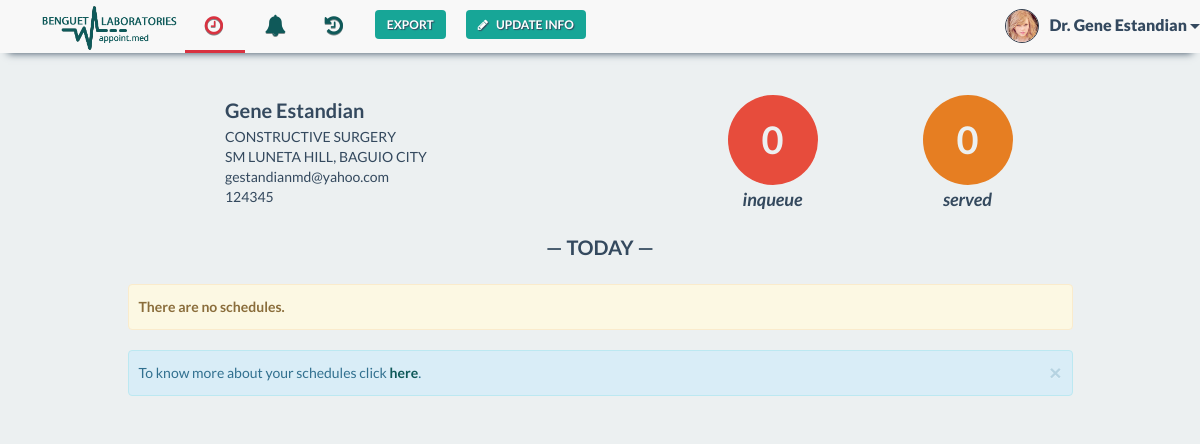
/schedules.php (signed in), run on the app's committed database.
### tables this page shows
CREATE TABLE IF NOT EXISTS `doctor` (
  `doctor_id` varchar(30) NOT NULL,
  `doctor_name` varchar(30) NOT NULL,
  `specialization` text NOT NULL,
  `doctor_status` enum('In','Out','Break') NOT NULL,
  `email` varchar(30) NOT NULL,
  `username` varchar(30) NOT NULL,
  PRIMARY KEY (`doctor_id`),
  KEY `username` (`username`)
);

CREATE TABLE IF NOT EXISTS `clinic` (
  `clinic_id` int(30) NOT NULL AUTO_INCREMENT,
  `clinic_location` varchar(200) NOT NULL,
  `clinic_name` varchar(50) NOT NULL,
  `clinic_contact` text NOT NULL,
  `doctor_id` varchar(30) NOT NULL,
  `cut_off_no` int(30) NOT NULL,
  PRIMARY KEY (`clinic_id`),
  KEY `doctor_id` (`doctor_id`)
);

### include/dc-nav-end.php (shortened to what this page needs)
            <li class="nav-button hidden-sm hidden-xs">
                <form action="export.php" method="post">
                    <input type="submit" class="btn btn-default btn-noborder green-btn" value="Export" name="submit">
                </form>
            </li>
            <li class="nav-button navbar-right">
                <button type="button" class="btn btn-default btn-noborder green-btn" data-toggle="modal" data-target=".bs-dc-edit-profile-modal-lg" data-id="'.$appointment_id.'" data-patient-id="'.$patient_id.'">
                <i class="fa fa-pencil"></i>Update Info</button>
            </li>
            </ul>
            <ul class="nav navbar-nav navbar-right signedin">
                <div class="btn-group navbar-right tooltip-left" data-tooltip="Me">
                    <button type="button" class="btn btn-default btn-lg btn-noborder dropdown-toggle" data-toggle="dropdown" aria-expanded="false">
                        <div class="signedin-photo">
                            <img class="img-responsive" src="img/profile/<?php
                            $file = "img/profile/" . $doctor_id . ".jpg";
                            if (file_exists($file)) {
                                echo $doctor_id;
                            } else {
                                echo 'profile';
                            }
                            ?>.jpg">
                        </div>
                        <?php echo 'Dr. ' . $doctor ?>
                        <span class="caret"></span>
                    </button>
                </div>
            </ul>
        </div>
    </div>
</nav>

### include/user-md.php (shortened to what this page needs)
<div class="col-md-12 col-md-4 col-md-offset-2 user-md">
    <h1><?php echo $doctor; ?><span class="online-circle"></span></h1>
    <p><?php echo $row['specialization']; ?></p>
    <p><?php echo $c_row['clinic_location']; ?></p>
    <p class="email"><?php echo $row['email']; ?></p>
    <p><?php echo $c_row['clinic_contact']; ?></p>
</div>

### css/styles.css (style rules this page uses)
* { margin: 0; padding: 0; }
body { padding-top: 50px; font-family: "Lato", Arial, sans-serif; color: #34495e; font-size: 18px; line-height: 1.72222; background-color: #35404F; }
h1, h2, h3, h4 { font-family: inherit; font-weight: 700; line-height: 1.1; color: inherit; }
.e4e8e9-bg { background: #ECF0F1 !important; }
i.fa.fa-user-md, i.fa.fa-location-arrow, i.fa.fa-phone, i.fa.fa-briefcase, i.fa.fa-calendar, i.fa.fa-pencil, i.fa.fa-power-off, i.fa.fa-comment, i.fa.fa-hand-o-right, i.fa.fa-envelope, i.fa.fa-angle-double-right, i.fa.fa-clock-o, i.fa.fa-calendar-o { padding-right: 8px; }
.nav-button.navbar-right { text-align: center; }
@media (min-width:768px) { body { padding-top: 80px; } }
@media (min-width:768px) { .nav-button { margin: 0 10px; } }
@media (min-width:768px) { .login-modal-btn, .green-btn, .blue-btn, .red-btn { margin: 0 !important; width: 100% !important; } }
.signedin { margin-left: 5px; }
.signedin button { margin: 0; padding: 9px 0; color: #34495F; font-size: 16px; font-weight: 800; line-height: 32px; }
.signedin-photo { float: left; margin: 0 10px 0 0; }
.signedin-photo img { height: 34px; width: 34px; border-radius: 50%; border: 1px solid #35404F; }
.user-md h1 { font-size: 20px; }
.user-md p { margin-top: 10px; line-height: 10px; font-size: 14px; text-transform: uppercase; }
.green-btn { background: #17A697 !important; }
.login-modal-btn, .green-btn, .blue-btn, .red-btn { margin-top: 10px !important; color: #fff !important; font-size: 12px !important; font-weight: 600 !important; text-transform: uppercase !important; text-shadow: 1px 1px 1px #34495E !important; border-radius: 4px !important; }
.btn-noborder { border: 0; background: none; }
.email { text-transform: lowercase !important; }

### css/tooltip.css (style rules this page uses)
[data-tooltip], .tooltip { position: relative; cursor: pointer; }
[data-tooltip]:before, [data-tooltip]:after, .tooltip:before, .tooltip:after { position: absolute; visibility: hidden; -ms-filter: "progid:DXImageTransform.Microsoft.Alpha(Opacity=0)"; filter: progid:DXImageTransform.Microsoft.Alpha(Opacity=0); opacity: 0; -webkit-transition: opacity 0.2s ease-in-out, visibility 0.2s ease-in-out, -webkit-transform 0.2s cubic-bezier(0.71, 1.7, 0.77, 1.24); -moz-transition: opacity 0.2s ease-in-out, visibility 0.2s ease-in-out, -moz-transform 0.2s cubic-bezier(0.71, 1.7, 0.77, 1.24); transition: opacity 0.2s ease-in-out, visibility 0.2s ease-in-out, transform 0.2s cubic-bezier(0.71, 1.7, 0.77, 1.24); -webkit-transform: translate3d(0, 0, 0); -moz-transform: translate3d(0, 0, 0); transform: translate3d(0, 0, 0); pointer-events: none; }
.tooltip:before, [data-tooltip]:before { z-index: 1001; border: 6px solid transparent; background: transparent; content: ""; }
.tooltip:after, [data-tooltip]:after { z-index: 1002; padding: 8px; min-width: 120px; background-color: #000; background-color: hsla(0, 0%, 20%, 0.9); color: #fff; content: attr(data-tooltip); font-size: 14px; line-height: 1.2; text-align: center; }
[data-tooltip]:before, [data-tooltip]:after, .tooltip:before, .tooltip:after, .tooltip-top:before, .tooltip-top:after { bottom: 100%; left: 50%; }
[data-tooltip]:before, .tooltip:before, .tooltip-top:before { margin-left: -6px; margin-bottom: -12px; border-top-color: #000; border-top-color: hsla(0, 0%, 20%, 0.9); }
[data-tooltip]:after, .tooltip:after, .tooltip-top:after { margin-left: -60px; }
.tooltip-left:before, .tooltip-left:after { right: 100%; bottom: 50%; left: auto; }
.tooltip-left:before { margin-left: 0; margin-right: -12px; margin-bottom: 0; border-top-color: transparent; border-left-color: #000; border-left-color: hsla(0, 0%, 20%, 0.9); }
.tooltip-left:before, .tooltip-right:before { top: 20px; }
.tooltip-left:after, .tooltip-right:after { margin-left: 0; margin-bottom: -16px; }

### data on the page
doctor: doctor_id (picture), doctor_name "Gene Estandian", specialization "CONSTRUCTIVE SURGERY", email "gestandianmd@yahoo.com"
clinic: clinic_location "SM LUNETA HILL, BAGUIO CITY", clinic_contact "124345"

### other printed values
$count['Appointments'] "0"
$count1['Appointments'] "0"
